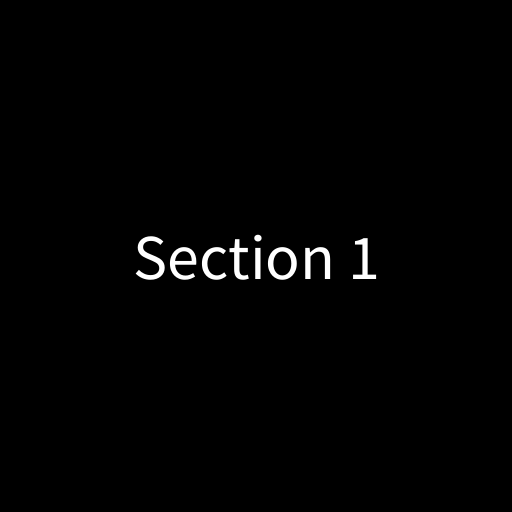
Frame 1 (no input)
Frame 60 (the mouse pressed at the canvas centre just before this capture): identical to frame 1, image omitted
Frame 120 (the mouse held since frame 60 and released just before this capture): identical to frame 1, image omitted

The Processing sketch that drew this single still picture (run headless with seeded random() and noise(); from frame 60 on, the mouse is pressed at the canvas centre):

// Processing sketch: ANI2012H22_UserInterface2
// ── ANI2012H22_UserInterface2.pde
// ANI2012H22_UserInterface2.pde
// Exemple d'une interface utilisateur avec 3 sections.
// Chaque section à sa propre fonction d'affichage.

// paramètre
int sectionActiveAtStartup = 1;

// variables
int sectionActive = sectionActiveAtStartup;

void setup()
{
  size(512, 512);
  textSize(64);
  textAlign(CENTER, CENTER);
}

void draw()
{
  switch (sectionActive)
  {
    case 1:
      drawSection1();
      break;
    case 2:
      drawSection2();
      break;
    case 3:
      drawSection3();
      break;
  }
}

void drawSection1()
{
  background(0);

  fill(255);
  text("Section 1", width/2, height/2);

  // ...
}


void drawSection2()
{
  background(127);

  fill(0);
  text("Section 2", width/2, height/2);

  // ...
}


void drawSection3()
{
  background(255);

  fill(0);
  text("Section 3", width/2, height/2);

  // ...
}

void keyReleased()
{
  if (key == '1')
    sectionActive = 1;

  if (key == '2')
    sectionActive = 2;

  if (key == '3')
    sectionActive = 3;
}
